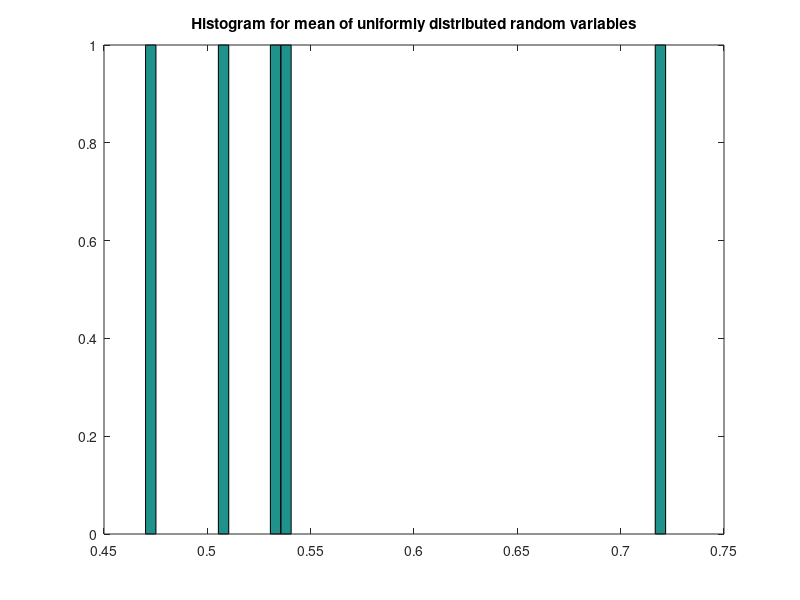
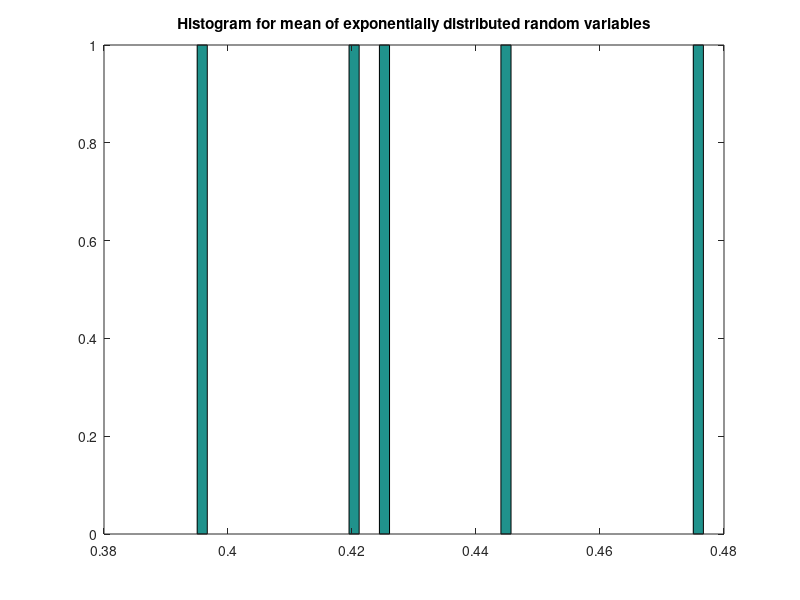

Here is the MATLAB script that generated these plots, in order:
close all
clear all
clc
M = input('Enter the no.of random variables ');
n = input('Enter the no.of values each random variable has ');
iter = input('Enter the  no.of iterations ');

%% Uniform Distribution

for i = 1:M
    rv_set(i,:) = rand(1,n);
end

mean_rv = [];
for j = 1:iter
    r_idx = randi(n,[1,M]); 
    for k = 1:M
     rv_values(k) = rv_set(k ,r_idx(k));
    end
    m = sum(rv_values)/M;
    mean_rv = [mean_rv m];
end
figure;
hist(mean_rv,50);
title('Histogram for mean of uniformly distributed random variables');

%% Exponential Distribution

for i = 1:M
    rv_set(i,:) = exprnd(0.5,[1 n]);
end

mean_rv = [];
for j = 1:iter
    r_idx = randi(n,[1,M]); 
    for k = 1:M
     rv_values(k) = rv_set(k ,r_idx(k));
    end
    m = sum(rv_values)/M;
    mean_rv = [mean_rv m];
end
figure;
hist(mean_rv,50);
title('Histogram for mean of exponentially distributed random variables');







    
    